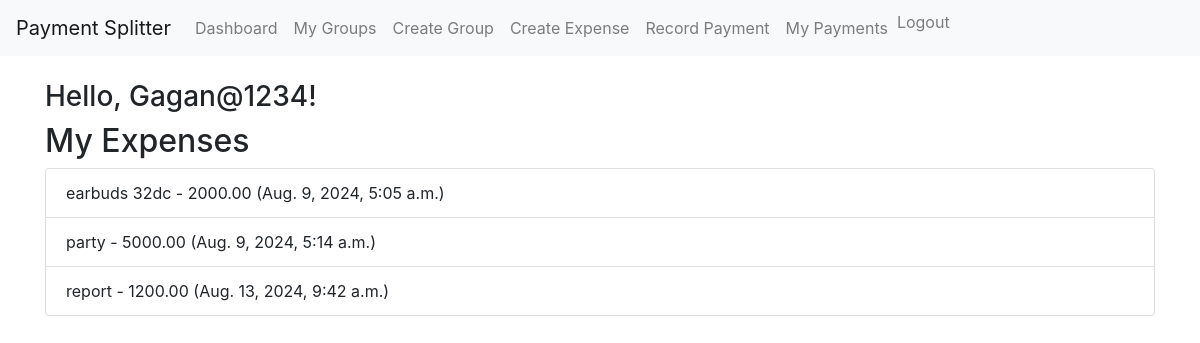
The page /expenses/ (signed in) on the database its author committed.
### splitterApp/models.py (models this page shows, shortened)
class Expense(models.Model):
    group = models.ForeignKey(Group, on_delete=models.CASCADE)
    amount = models.DecimalField(max_digits=10, decimal_places=2)
    description = models.CharField(max_length=255)
    created_by = models.ForeignKey(User, on_delete=models.CASCADE)
    created_at = models.DateTimeField(auto_now_add=True)
    payer = models.ForeignKey(User, related_name='expenses_paid', on_delete=models.CASCADE, default=1)  # Add this line
    custom_splits = jsonfield.JSONField(default=dict, blank=True)

### splitterApp/views.py (the view)
# urls.py: path('expenses/', expense_list, name='expense_list'),
@login_required
def expense_list(request):
    expenses = Expense.objects.filter(group__members=request.user)
    return render(request, 'expense_list.html', {'expenses': expenses})

### splitterApp/templates/expense_list.html
{% extends "base.html" %}
{% block content %}
<h2>My Expenses</h2>
<ul class="list-group">
    {% for expense in expenses %}
        <li class="list-group-item">
            {{ expense.description }} - {{ expense.amount }} ({{ expense.created_at }})
        </li>
    {% endfor %}
</ul>
{% endblock %}

### splitterApp/templates/base.html (shortened to what this page needs)
<!DOCTYPE html>
<html lang="en">
<head>
    <link href="https://stackpath.bootstrapcdn.com/bootstrap/4.5.2/css/bootstrap.min.css" rel="stylesheet">
</head>
<body>
    <nav class="navbar navbar-expand-lg navbar-light bg-light">
        <a class="navbar-brand" href="#">Payment Splitter</a>
        <div class="collapse navbar-collapse" id="navbarNav">
            <ul class="navbar-nav">
                {% if user.is_authenticated %}
                    <li class="nav-item">
                        <a class="nav-link" href="{% url 'dashboard' %}">Dashboard</a>
                    </li>
                    <li class="nav-item">
                        <a class="nav-link" href="{% url 'group_list' %}">My Groups</a>
                    </li>
                    <li class="nav-item">
                        <a class="nav-link" href="{% url 'create_group' %}">Create Group</a>
                    </li>
                    <li class="nav-item">
                        <a class="nav-link" href="{% url 'create_expense' %}">Create Expense</a>
                    </li>
                    <li class="nav-item">
                        <a class="nav-link" href="{% url 'create_payment' %}">Record Payment</a>
                    </li>
                    <li class="nav-item">
                        <a class="nav-link" href="{% url 'payment_list' %}">My Payments</a>
                    </li>
                    <li class="nav-item">
                        <form method="post" action="{% url 'logout' %}">
                        <button type="submit" class="btn btn-link nav-link" style="display: inline; padding: 0;">Logout</button>
                        </form>
                    </li>
                {% endif %}
            </ul>
        </div>
    </nav>
    <div class="container mt-4">
        <h3>Hello, {{ user.username }}!</h3>
        {% block content %}
        {% endblock %}
    </div>
</body>
</html>

### rows shown on the page
Expense: description "earbuds 32dc", amount "2000.00", created_at "Aug. 9, 2024, 5:05 a.m."
Expense: description "party", amount "5000.00", created_at "Aug. 9, 2024, 5:14 a.m."
Expense: description "report", amount "1200.00", created_at "Aug. 13, 2024, 9:42 a.m."

### other values the page prints
{{ user.username }} "Gagan@1234"
